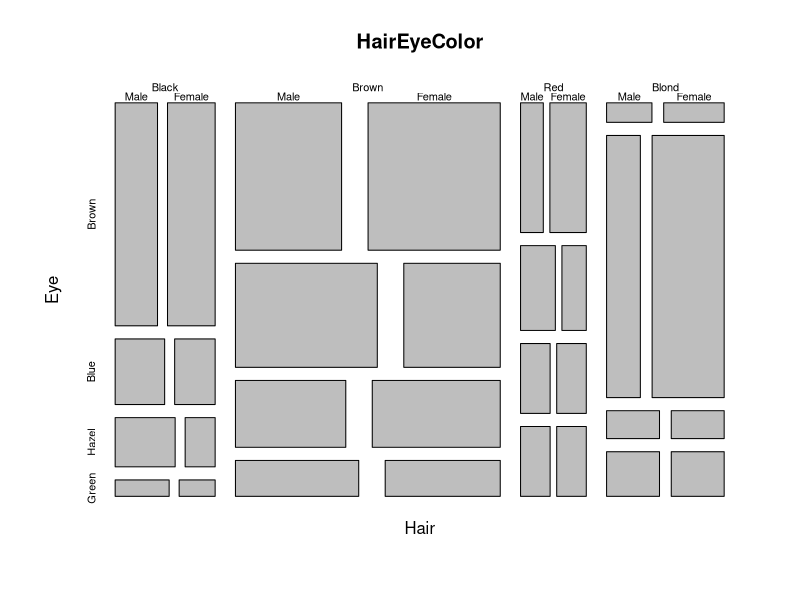
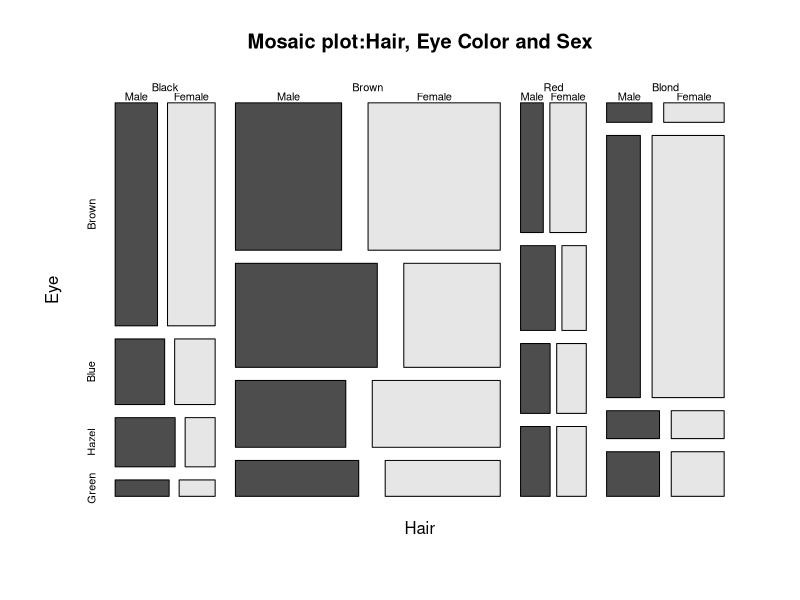
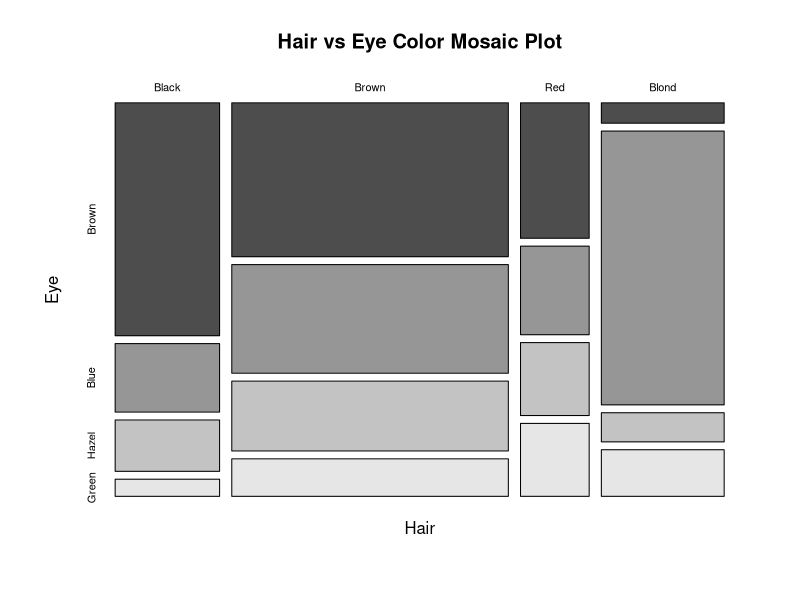
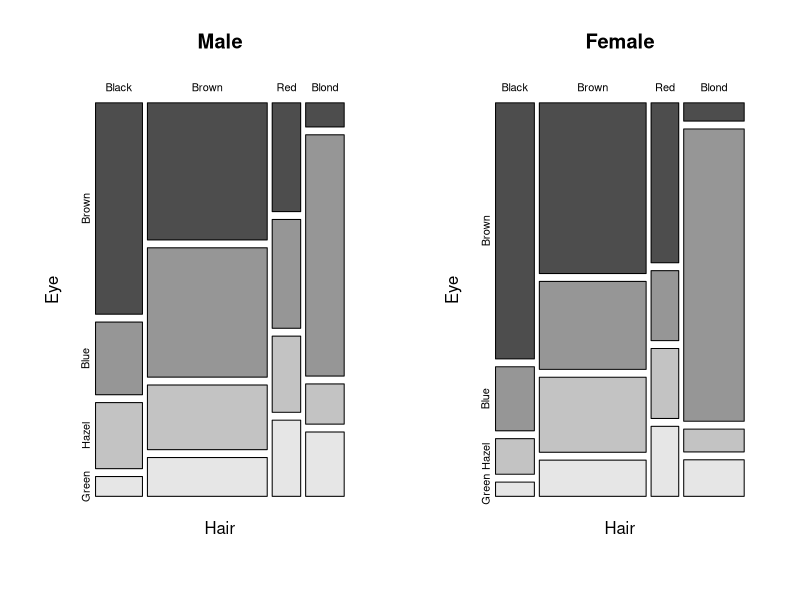
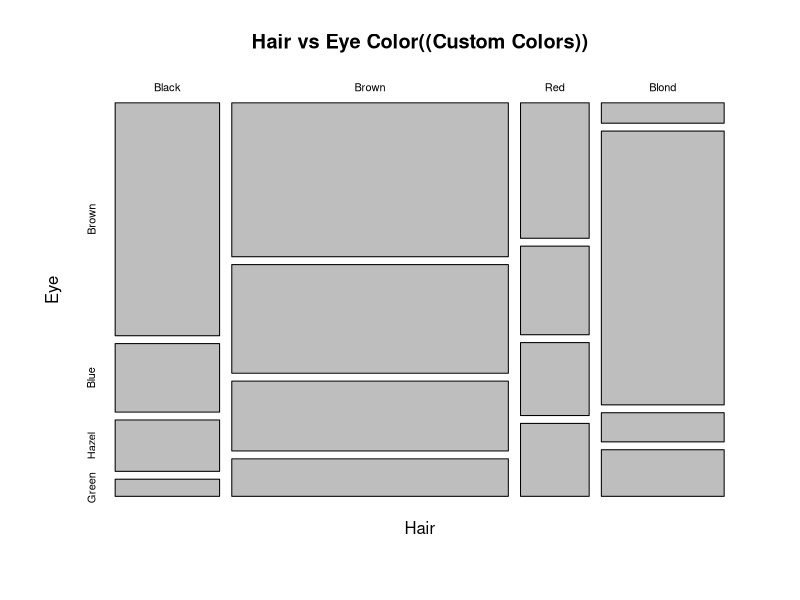
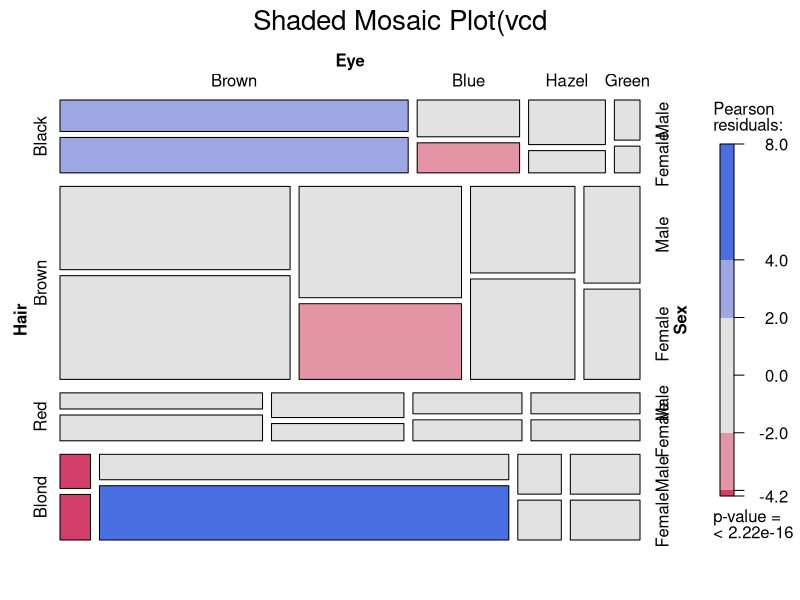
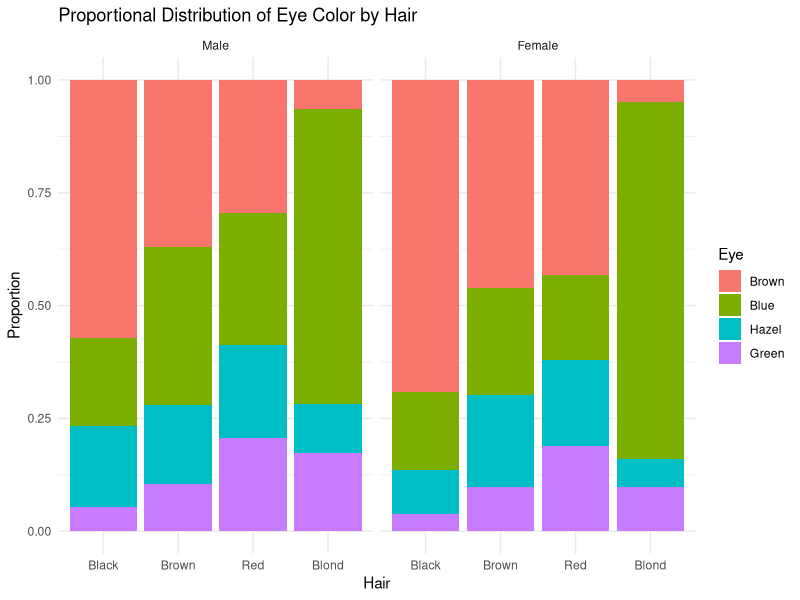
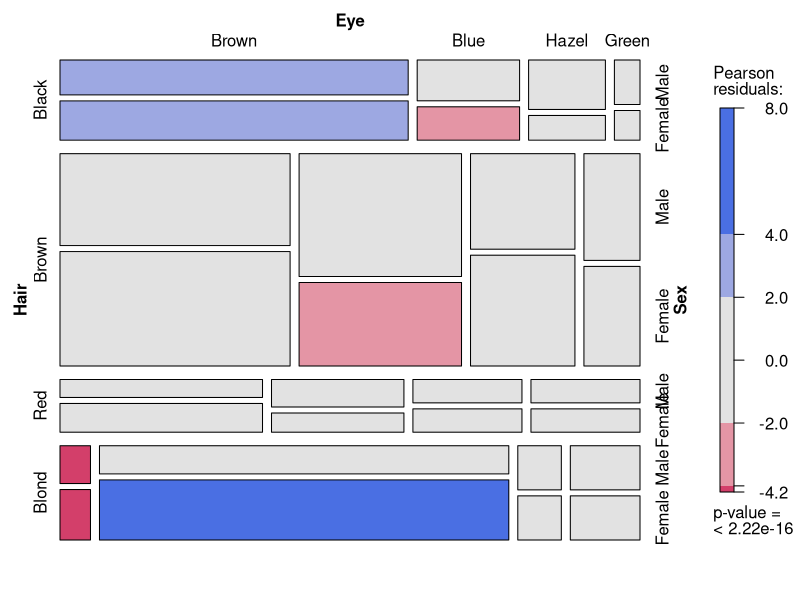

The R source for these figures, in order:
#Load and Understand the HairEyeColor Dataset
#Load dataset
data(HairEyeColor)
#Check structure 
str(HairEyeColor)
View(HairEyeColor)
?HairEyeColor
#Very Basic Mosaic Plot(Base R)
mosaicplot(HairEyeColor)
#Add Titles and Colors
mosaicplot( HairEyeColor, main="Mosaic plot:Hair, Eye Color and Sex",
            color = TRUE)
#Two-variable Mosaic plot
HairEye2D <- margin.table(HairEyeColor,c(1,2))
mosaicplot( HairEye2D, main="Hair vs Eye Color Mosaic Plot",
            color = TRUE)
#Mosaic Plots by Sex
par(mfrow = c(1,2))
mosaicplot( HairEyeColor[,,"Male"],main = "Male",color = TRUE)
mosaicplot( HairEyeColor[,,"Female"],main = "Female",color = TRUE)
par(mfrow = c(1,1))
#Custom Colors
mosaicplot( HairEye2D, COL= c("brown","black","red","yellow"),
            main= "Hair vs Eye Color((Custom Colors))")
#Advanced Mosaic Plot using `vcd`
install.packages("vcd")
library(vcd)
mosaic( HairEyeColor,shade = TRUE, legend = TRUE,
        main = "Shaded Mosaic Plot(vcd")
#Convert Datasetto Data Frame (For ggplot)
hair_eye_df <-as.data.frame(HairEyeColor)
head(hair_eye_df)
#ggplot Alternative (Proportional Mosaic-Style Plot)
library(ggplot2)
ggplot(hair_eye_df,aes(x = Hair, y = Freq, fill = Eye)) +
  geom_bar(stat = "identity",position = "fill") +
  facet_wrap(~Sex) + 
  labs(
    title = "Proportional Distribution of Eye Color by Hair",
    y = "Proportion"
  ) +
  theme_minimal()
#Advanced Mosaic with Resiudual Shading
mosaic( ~Hair + Eye + Sex, data=hair_eye_df,shade = TRUE, legend = TRUE)
